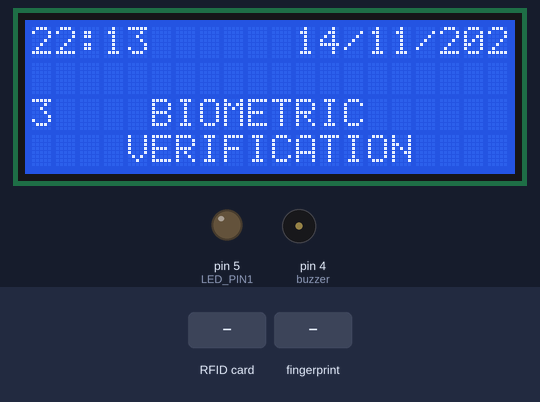
Simulated run of this sketch. Board: Arduino Uno, built with avr-gcc and run on an emulated ATmega328P. On the bench: 20×4 character LCD, output pins drawn as LEDs (lit = HIGH), buzzer (waves = sounding, pin HIGH). Inputs (shaded band) come from the test bench. The local clock reads 2024-03-15 10:24:30 at power-on unless the sketch sets it; pins used as bus, display or sensor lines are not drawn; what the sketch prints to the serial monitor is not drawn.

Above: at 5.9 s.
6.0 s: RFID card 20 8D BE 59 held to the reader
At 7.1 s:
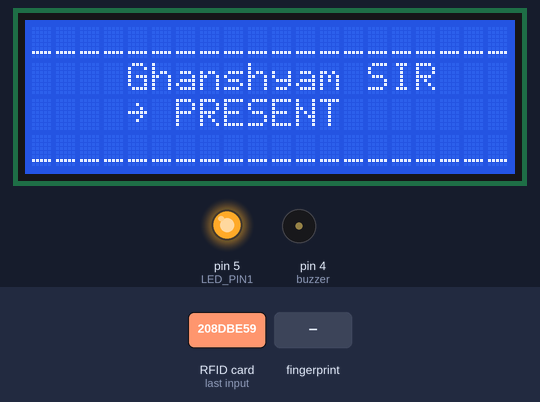
10.6 s: RFID card 5E 7A 19 C4 held to the reader
At 13.9 s:
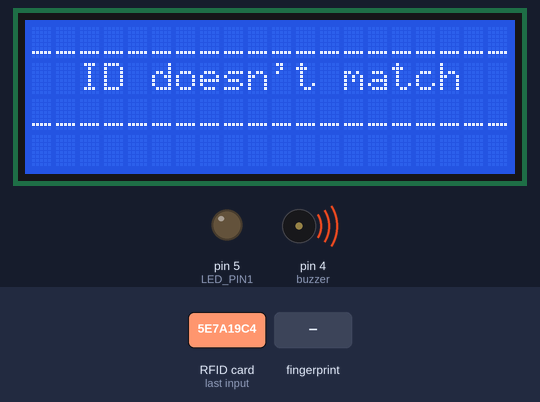
16.6 s: finger stored as number 1 placed on the sensor
At 18.2 s:
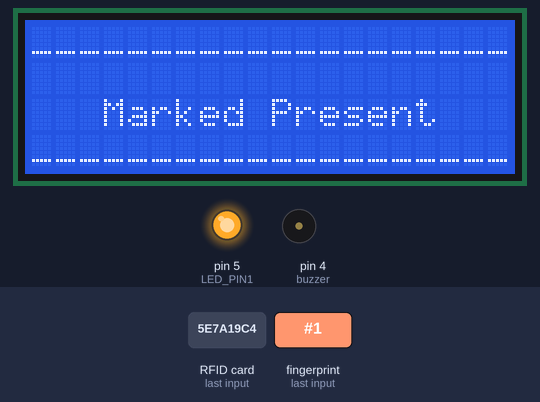
Timing chart, 0 to 22.3 s (numbered marks = the images above; inputs shaded):
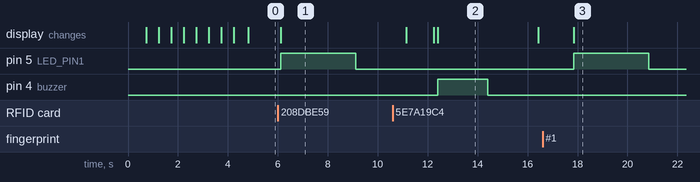

The sketch:

main_c.ino
```cpp
#include <Wire.h>              // library for using i2c protocol
#include <LiquidCrystal_I2C.h> //library for 20x4 i2c display
#include <RTClib.h>            // library for rtc
#include <SPI.h>               // library for spi protocol
#include <MFRC522.h>           // library for rfid
#include <Adafruit_Fingerprint.h> // library for fingerprint sensor
#include <SoftwareSerial.h>       // library for rx and tx

#define SS_PIN 10           // pin for slave select
#define RST_PIN 9           // pin for rst. for rfid

// Define the LED pin
#define LED_PIN1 5          // pin for led as output
#define buzzer 4            // pin for buzzer as output


RTC_DS3231 rtc;             // describing the rtc type

LiquidCrystal_I2C lcd(0x27,20,4);  // set the LCD address to 0x27 for a 16 chars and 2 line display

MFRC522 mfrc522(SS_PIN, RST_PIN);   // Create MFRC522 instance

// Choose any two pins for the software serial connection to the sensor
SoftwareSerial mySerial(2, 3);

// Create the fingerprint sensor object
Adafruit_Fingerprint finger = Adafruit_Fingerprint(&mySerial);

// Valid UIDs of students
byte validUIDs[][4] =
{
  {0x20, 0x8D, 0xBE, 0x59},  // UID of student 1
  //{0xDE, 0xED, 0x2D, 0x1D},  // UID of student 2
  // {0x12, 0x34, 0x56, 0x78},  // UID of student 3
  // {0xAB, 0xCD, 0xEF, 0x12},  // UID of student 4
  //uncommment this line to add more students id
};

// Student names
const char* studentNames[] = {
"Ghanshyam SIR",  // Name of student 1
//"STUDENT 2",    // Name of student 2
// "ELON MUSK",       // Name of student 3
// "ARIJIT SINGH",     // Name of student 4
//uncommment this line to add more students
};
void setup()
{
   lcd.init();    // initialize the lcd
   lcd.backlight(); // turn on the backlight
   Wire.begin();   // turn the wire begin for i2c
   rtc.begin(); // load the time from your computer.
   rtc.adjust(DateTime(F(__DATE__),F(__TIME__))); // first uncomment it then upload it then comment it fer upload
   Serial.begin(9600);   // Initialize serial communication
   SPI.begin();          // Initiate SPI bus
   mfrc522.PCD_Init();   // Initiate MFRC522
   lcd.begin(20, 4);     // Initialize the LCD display
   welcome_message();
   lcd.clear();
   mySerial.begin(57600);
  if (finger.verifyPassword()) {
    Serial.println("Found fingerprint sensor!");
  } else {
    Serial.println("Did not find fingerprint sensor :(");
    //while (1) { delay(1); } // Don't proceed, sensor not found
  }
  // Get the number of stored templates
  finger.getTemplateCount();
  Serial.print("Sensor contains "); Serial.print(finger.templateCount); Serial.println(" templates");
  Serial.println("Waiting for valid finger...");
  pinMode(LED_PIN1, OUTPUT);
  pinMode(buzzer, OUTPUT);
}


void loop()
{
      lcd.setCursor(5, 2);
      lcd.print("BIOMETRIC");
      lcd.setCursor(4, 3);
      lcd.print("VERIFICATION");
      display_time();
      card_interface();
      finger_print();

}

void display_time()
{
DateTime now = rtc.now();

   lcd.setCursor(0,0);
   lcd.print(now.hour(), DEC);
   lcd.print(':');
   lcd.print(now.minute(), DEC);
   lcd.print("      ");
   lcd.print(now.day(), DEC);
   lcd.print('/');
   lcd.print(now.month(), DEC);
   lcd.print('/');
   lcd.print(now.year(), DEC);
   delay(100);
}
void welcome_message()
{
  lcd.setCursor(4, 0);
  lcd.print(" ATTENDENCE ");
  lcd.setCursor(6, 1);
  lcd.print(" SYSTEM ");
  lcd.setCursor(0, 2);
  lcd.print("____________________");
  lcd.setCursor(0, 3);
  lcd.print(" Starting ");
  int x;
  for(x=0;x<=8;x++)
  {

  lcd.print(".");
  delay(500);
  }

  lcd.clear();

}
void card_interface()
{

// Look for new cards
  if (mfrc522.PICC_IsNewCardPresent()) {
    if (mfrc522.PICC_ReadCardSerial()) {
      // Show UID on serial monitor
      Serial.print("UID tag: ");
      for (byte i = 0; i < mfrc522.uid.size; i++) {
        Serial.print("0x");
        if (mfrc522.uid.uidByte[i] < 0x10) Serial.print("0");
        Serial.print(mfrc522.uid.uidByte[i], HEX);
        if (i < mfrc522.uid.size - 1) Serial.print(", ");
      }
      Serial.println();
      Serial.print("UID Number: ");
      String content = "";
      byte letter;
      for (byte i = 0; i < mfrc522.uid.size; i++) {
        content.concat(String(mfrc522.uid.uidByte[i] < 0x10 ? "0" : ""));
        content.concat(String(mfrc522.uid.uidByte[i], HEX));
      }
      content.toUpperCase();
      Serial.println(content);

      // Check if the UID matches any of the valid UIDs

      bool uidMatched = false;
      int studentIndex = -1;
      for (int i = 0; i < sizeof(validUIDs) / sizeof(validUIDs[0]); i++) {
        if (memcmp(mfrc522.uid.uidByte, validUIDs[i], mfrc522.uid.size) == 0) {
          uidMatched = true;
          studentIndex = i;
          break;
        }
      }

      // Perform actions based on UID match
      if (uidMatched) {
        // UID matches, perform attendance action for the corresponding student

        // Update the attendance status in the database
        // Example: Update the attendance status for student studentIndex+1 to "Present"
        updateAttendance(studentIndex + 1, "PRESENT");
        digitalWrite(LED_PIN1, HIGH);
        delay(3000);
        digitalWrite(LED_PIN1, LOW);
        delay(2000);  // Display attendance status for 3 seconds

      } else {
        // UID doesn't match, perform other actions (e.g., display error message)

        lcd.clear();
        lcd.setCursor(0, 0);
        lcd.print("____________________");
        lcd.setCursor(2, 1);
        lcd.print("ID doesn't match");
        lcd.setCursor(0, 2);
        lcd.print("____________________");
        digitalWrite(buzzer, HIGH);
        delay(2000);
        digitalWrite(buzzer, LOW);
        delay(2000);
      }

      // Clear the LCD display and reset for the next scan
      lcd.clear();
      lcd.setCursor(5, 2);
      lcd.print("BIOMETRIC");
      lcd.setCursor(4, 3);
      lcd.print("VERIFICATION");

      delay(1000);   // Delay to avoid reading the card multiple times in a short period
    }
    mfrc522.PICC_HaltA();   // Stop reading
    mfrc522.PCD_StopCrypto1();  // Stop encryption on PCD
  }
}

// Function to update attendance in the database
void updateAttendance(int studentID, const char* status) {
  // Implement your code to update the attendance status in the database
  // based on the studentID and status parameters

  // Display the name of the student on the LCD
  lcd.clear();
  lcd.setCursor(0, 0);
  lcd.print("____________________");
  lcd.setCursor(4, 1);
  lcd.print(studentNames[studentID - 1]);  // -1 to adjust for array indexing
  lcd.setCursor(4, 2);  // Set cursor to the second line
  lcd.print("~ ");
  //lcd.setCursor(2,3);  // Set cursor position after 4 pixels
  lcd.print(status);
  lcd.setCursor(0, 3);
  lcd.print("____________________");

}
void finger_print()
{
   // Turn off the LED

  // Check if a finger is placed on the sensor
  uint8_t result = finger.getImage();
  if (result != FINGERPRINT_OK) return;

  // Convert the image to a template
  result = finger.image2Tz();
  if (result != FINGERPRINT_OK) return;

  // Search for a matching fingerprint template
  result = finger.fingerFastSearch();
  if (result == FINGERPRINT_OK) {
    // Match found!
    Serial.println("Fingerprint matched!");
    lcd.clear();
    lcd.setCursor(0, 0);
    lcd.print("____________________");
    lcd.setCursor(3,2);
    lcd.print("Marked Present");
    lcd.setCursor(0, 3);
    lcd.print("____________________");
    digitalWrite(LED_PIN1, HIGH);
    delay(3000);
    digitalWrite(LED_PIN1, LOW);
    delay(3000);
    lcd.clear();


  } else {
    Serial.println("Fingerprint not matched");
    lcd.clear();
    lcd.setCursor(0, 0);
    lcd.print("____________________");
    lcd.setCursor(4,2);
    lcd.print("Marked Absent");
    lcd.setCursor(0, 3);
    lcd.print("____________________");
    digitalWrite(buzzer, HIGH);
    delay(2000);
    digitalWrite(buzzer, LOW);
    delay(3000);
    lcd.clear();

  }
}
```

Measured:
- after the input at 6.0 s, pin 5 (LED_PIN1): LOW → HIGH after 0.12 s, → LOW 3.0 s later; the display: changes after 0.12 s (image 1)
- after the input at 10.6 s, pin 4 (buzzer): LOW → HIGH after 1.8 s, → LOW 2.0 s later; the display: first differs from a run without the input after 1.8 s (image 2)
- after the input at 16.6 s, pin 5 (LED_PIN1): LOW → HIGH after 1.2 s, → LOW 3.0 s later; the display: changes after 1.2 s (image 3)
- what the display in image 2 shows lasts 4.0 s, from 12.4 s to 16.4 s
